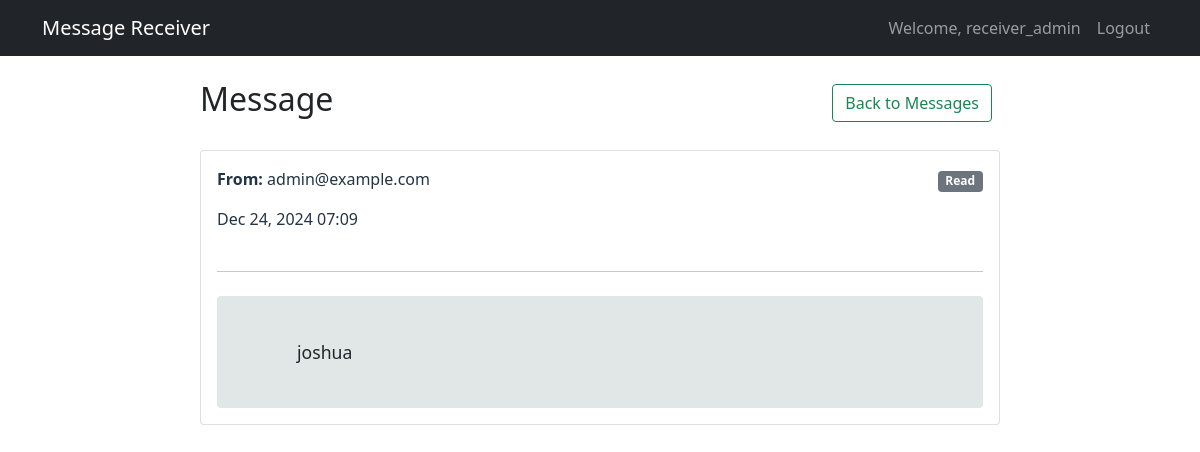
Page /messages/8/ (signed in) on the committed database.
### core/models.py (models this page shows, shortened)
class ReceivedMessage(models.Model):
    receiver = models.ForeignKey(User, on_delete=models.CASCADE, related_name='received_messages')
    sender_email = models.EmailField()
    encrypted_content = models.TextField()
    decrypted_content = models.TextField(blank=True)
    timestamp = models.DateTimeField(auto_now_add=True)
    is_read = models.BooleanField(default=False)
    original_message_id = models.IntegerField(null=True, blank=True)
    class Meta:
        ordering = ['-timestamp']

### core/views.py (the view, shortened to what this page needs)
# urls.py: path('messages/<int:message_id>/', message_detail, name='message_detail'),
@login_required
def message_detail(request, message_id):
    message = get_object_or_404(
        ReceivedMessage,
        id=message_id,
        receiver=request.user
    )
    return render(request, 'core/message_detail.html', {
        'message': message
    })

### core/templates/core/message_detail.html (shortened to what this page needs)
<!DOCTYPE html>
<html>
  <head>
    <link
      href="https://cdn.jsdelivr.net/npm/bootstrap@5.1.3/dist/css/bootstrap.min.css"
      rel="stylesheet"
    />
  </head>
  <body>
    <nav class="navbar navbar-expand-lg navbar-dark bg-dark">
      <div class="container">
        <a class="navbar-brand" href="{% url 'inbox' %}">Message Receiver</a>
        <div class="navbar-nav ms-auto">
          <span class="nav-item nav-link">Welcome, {{ user.username }}</span>
          <a class="nav-item nav-link" href="{% url 'logout' %}">Logout</a>
        </div>
      </div>
    </nav>
    <div class="container mt-4">
      <div class="message-container">
        <div class="d-flex justify-content-between align-items-center mb-4">
          <h2>Message</h2>
          <div>
            <a href="{% url 'inbox' %}" class="btn btn-outline-success me-2"
              >Back to Messages</a
            >
          </div>
        </div>
        <div class="card">
          <div class="card-body">
            <div class="message-meta mb-4">
              <div class="row">
                <div class="col-md-6">
                  <p class="mb-2">
                    <strong>From:</strong> {{ message.sender_email }}
                  </p>
                    {{ message.timestamp|date:"M d, Y H:i" }}
                </div>
                <div class="col-md-6 text-md-end">
                  {% if message.is_read %}
                  <span class="badge bg-secondary">Read</span>
                  {% else %}
                  <span class="badge bg-primary">New</span>
                  {% endif %}
                </div>
              </div>
            </div>
            <hr />
            <div class="message-content mt-4">
              {{ message.decrypted_content }}
            </div>
          </div>
        </div>
      </div>
    </div>
  </body>
</html>

### core/templates/core/message_detail.html (style rules this page uses)
.message-container { max-width: 800px; margin: 0 auto; }
.message-content { white-space: pre-wrap; font-size: 1.1rem; padding: 1rem; background-color: #e0e7e6; border-radius: 0.25rem; }
.message-meta { color: #243442; }

### rows in the picture
ReceivedMessage: sender_email "admin@example.com", timestamp "Dec 24, 2024 07:09", decrypted_content "joshua"

### other values in the picture
{{ user.username }} "receiver_admin"
